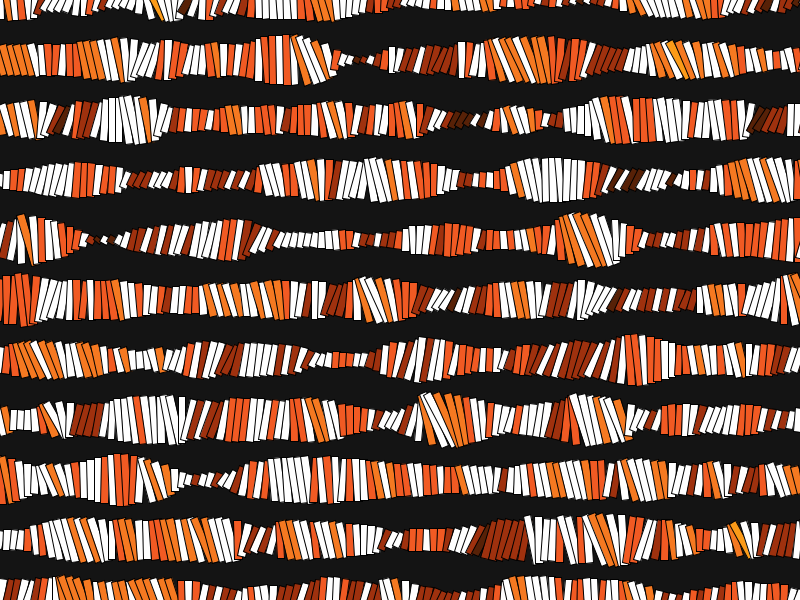
Frame 1 (no input)
Frame 60 (the mouse pressed at the canvas centre just before this capture): identical to frame 1, image omitted
Frame 120 (the mouse held since frame 60 and released just before this capture): identical to frame 1, image omitted

The Processing sketch that drew this single still picture (run headless with seeded random() and noise(); from frame 60 on, the mouse is pressed at the canvas centre):

// Processing sketch: processing_177492
// ── processing_177492.pde

int step = 7, stepY=60;
float r, ns = 0;
color[] palette = {
  #572107, #9f310e, #f15a23, #f57921, #fc9b18
};


void setup() {
  size(800, 600);
  background(20);
  rectMode(CENTER);
  for (int y=0; y<height+stepY; y +=stepY) {
    ns = random(1000);
    for (int x=0; x<width+step; x +=step) {
      float w = 1.1*step;
      float m = 0+noise(ns/2)*10;
      float h = m*step;
      pushMatrix();
      r = radians(45)-noise(ns)*radians(90);
      translate(x, y);
      rotate(r);
      fill(255);
      stroke(0);
      if (random(1)>.5) {
        int f = int(noise(ns)*5);
        fill(palette[f]);
      }
      rect(0, 0, w, h);
      popMatrix();
      ns += 0.2;
    }
  }
}

void draw(){}

void keyPressed() {
  save(random(100)+".jpg");
}
